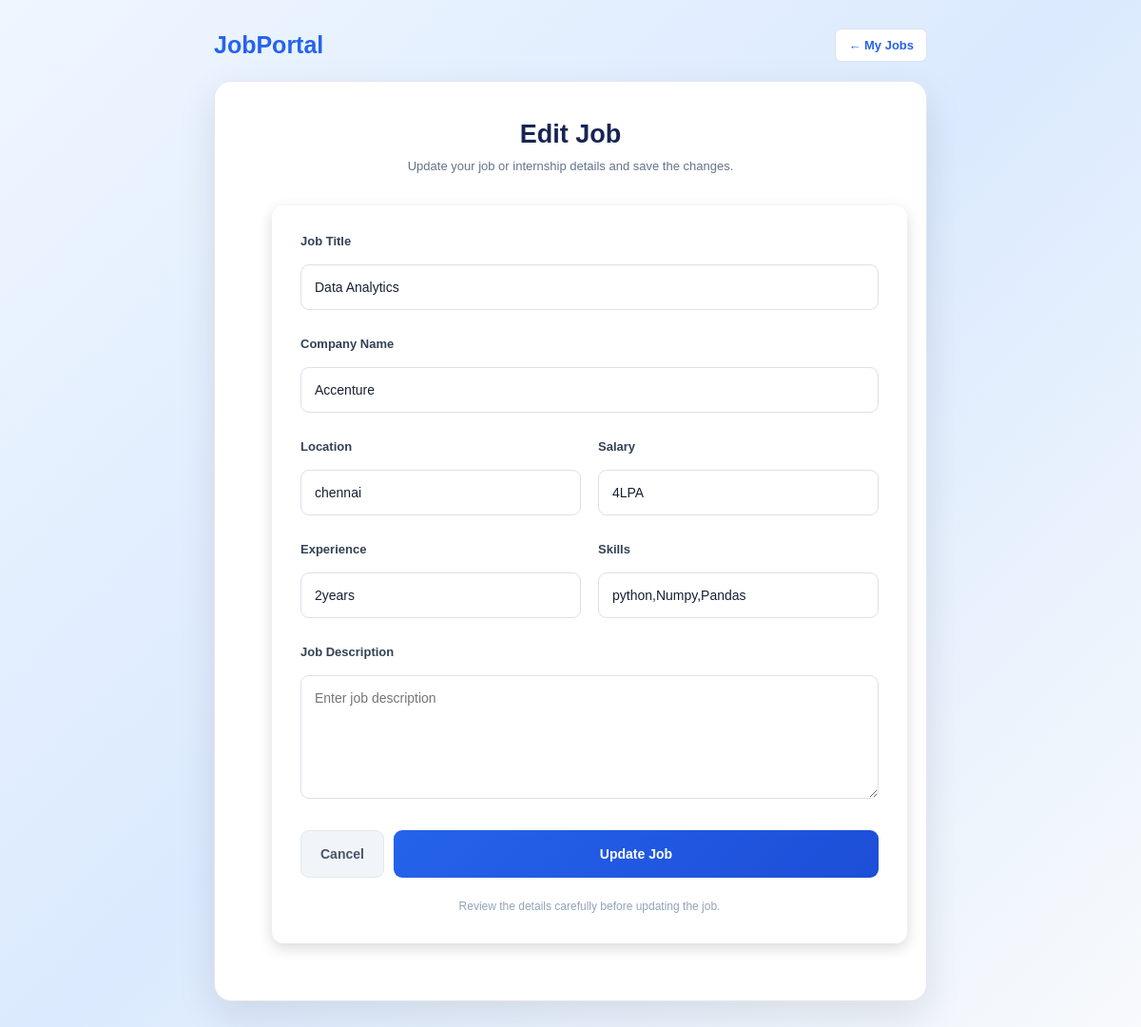
The app's page /employers/edit-job/34/ (signed in) with its own data.
### jobs/models.py (models this page shows, shortened)
class Job(models.Model):
    job_title = models.CharField(
        max_length=100
    )
    job_type = models.CharField(
        max_length=20,
        choices=[
            ("Job", "Job"),
            ("Internship", "Internship"),
        ],
        default="Job"
    )
    company_name = models.CharField(
        max_length=100,
        default="Unknown Company"
    )
    employer_email = models.EmailField(
        blank=True,
        null=True
    )
    location = models.CharField(
        max_length=100,
        blank=True,
        null=True
    )
    salary = models.CharField(
        max_length=50,
        default="Not specified"
    )
    experience = models.CharField(
        max_length=50,
        blank=True,
        null=True
    )
    skills = models.TextField(
        default=""
    )

### employers/views.py (the view, shortened to what this page needs)
def edit_job(request, job_id):
    employer_id = request.session.get(
        "employer_id"
    )
    if not employer_id:
        return redirect(
            "employer_login"
        )
    employer = get_object_or_404(
        Employer,
        id=employer_id
    )
    job = get_object_or_404(
        Job,
        id=job_id,
        employer_email__iexact=employer.company_email
    )
    return render(
        request,
        "edit_job.html",
        {
            "job": job,
            "employer": employer
        }
    )

### employers/templates/edit_job.html (shortened to what this page needs)
<!DOCTYPE html>
{% load static %}
<html lang="en">
<head>
    <link rel="stylesheet"
          href="{% static 'css/style.css' %}">
</head>
<body>
    <div class="page-container">
        <div class="top-bar">
            <div class="brand">
                JobPortal
            </div>
            <a href="{% url 'my_jobs' %}"
               class="back-btn">
                ← My Jobs
            </a>
        </div>
        <div class="edit-card">
            <h1>
                Edit Job
            </h1>
            <p class="description">
                Update your job or internship details
                and save the changes.
            </p>
            <form method="POST"
                  class="edit-form">
                <div class="form-group">
                    <label for="job_title">
                        Job Title
                    </label>
                    <input
                        type="text"
                        id="job_title"
                        name="job_title"
                        value="{{ job.job_title }}"
                        placeholder="Job Title"
                        required
                    >
                </div>
                <div class="form-group">
                    <label for="company_name">
                        Company Name
                    </label>
                    <input
                        type="text"
                        id="company_name"
                        name="company_name"
                        value="{{ job.company_name }}"
                        placeholder="Company Name"
                        required
                    >
                </div>
                <div class="form-row">
                    <div class="form-group">
                        <label for="location">
                            Location
                        </label>
                        <input
                            type="text"
                            id="location"
                            name="location"
                            value="{{ job.location }}"
                            placeholder="Location"
                            required
                        >
                    </div>
                    <div class="form-group">
                        <label for="salary">
                            Salary
                        </label>
                        <input
                            type="text"
                            id="salary"
                            name="salary"
                            value="{{ job.salary }}"
                            placeholder="Salary"
                            required
                        >
                    </div>
                </div>
                <div class="form-row">
                    <div class="form-group">
                        <label for="experience">
                            Experience
                        </label>
                        <input
                            type="text"
                            id="experience"
                            name="experience"
                            value="{{ job.experience }}"
                            placeholder="Experience"
                            required
                        >
                    </div>
                    <div class="form-group">
                        <label for="skills">
                            Skills
                        </label>
                        <input
                            type="text"
                            id="skills"
                            name="skills"
                            value="{{ job.skills }}"
                            placeholder="Required Skills"
                            required
                        >
                    </div>
                </div>
                <div class="form-group">
                    <label for="description">
                        Job Description
                    </label>
                    <textarea
                        id="description"
                        name="description"
                        placeholder="Enter job description">{{ job.description }}</textarea>
                </div>
                <div class="button-row">
                    <a href="{% url 'my_jobs' %}"
                       class="cancel-btn">
                        Cancel
                    </a>
                    <button
                        type="submit"
                        class="update-btn">
                        Update Job
                    </button>
                </div>
                <p class="form-note">
                    Review the details carefully before updating the job.
                </p>
            </form>
        </div>
    </div>
</body>
</html>

### accounts/static/css/style.css (style rules this page uses)
* { margin:0; padding:0; box-sizing:border-box; font-family:Arial, Helvetica, sans-serif; }
button { background:#ff9800; color:white; border:none; padding:12px 28px; border-radius:6px; cursor:pointer; font-size:16px; transition:.3s; }
form { width:420px; margin:40px auto; background:white; padding:30px; border-radius:12px; box-shadow:0 5px 15px rgba(0,0,0,.15); }
input,select,textarea { width:100%; padding:12px; margin:10px 0; border:1px solid #ccc; border-radius:6px; }
* { box-sizing: border-box; }
body { margin: 0; font-family: Arial, sans-serif; }
form { display: flex; gap: 10px; flex-wrap: wrap; justify-content: center; margin: 20px; }
form input { padding: 10px; min-width: 180px; border: 1px solid #ccc; border-radius: 5px; }
form button { padding: 10px 20px; border: none; border-radius: 5px; cursor: pointer; }

### employers/templates/edit_job.html (style rules this page uses)
* { margin: 0; padding: 0; box-sizing: border-box; }
body { font-family: Arial, Helvetica, sans-serif; min-height: 100vh; background: linear-gradient( 135deg, #eff6ff, #dbeafe, #f8fafc ); color: #172033; padding: 30px 20px; }
.page-container { width: 100%; max-width: 750px; margin: 0 auto; }
.top-bar { display: flex; justify-content: space-between; align-items: center; margin-bottom: 20px; }
.brand { font-size: 25px; font-weight: 700; color: #2563eb; }
.back-btn { display: inline-block; text-decoration: none; color: #2563eb; background: #ffffff; border: 1px solid #dbe3ef; padding: 9px 13px; border-radius: 7px; font-size: 13px; font-weight: 600; transition: 0.2s; }
.edit-card { background: #ffffff; width: 100%; padding: 40px; border-radius: 18px; border: 1px solid #e5e7eb; box-shadow: 0 15px 40px rgba(15, 23, 42, 0.10); }
.edit-card h1 { text-align: center; color: #172554; font-size: 27px; margin-bottom: 8px; }
.description { text-align: center; color: #64748b; font-size: 13px; line-height: 1.6; margin-bottom: 30px; }
.edit-form { width: 100%; display: flex; flex-direction: column; gap: 18px; }
.form-group { display: flex; flex-direction: column; gap: 7px; width: 100%; }
.form-group label { color: #334155; font-size: 13px; font-weight: 600; }
.form-group input, .form-group textarea { width: 100%; max-width: 100%; border: 1px solid #dbe1ea; border-radius: 9px; outline: none; background: #ffffff; color: #172033; font-family: Arial, Helvetica, sans-serif; font-size: 14px; padding: 0 14px; box-sizing: border-box; transition: 0.2s; }
.form-group input { height: 48px; }
.form-group textarea { min-height: 130px; padding: 13px 14px; resize: vertical; line-height: 1.5; }
.form-row { display: grid; grid-template-columns: repeat(2, 1fr); gap: 18px; width: 100%; }
.button-row { display: flex; gap: 10px; margin-top: 5px; }
.update-btn, .cancel-btn { height: 50px; border-radius: 9px; font-size: 14px; font-weight: 600; cursor: pointer; text-decoration: none; display: flex; align-items: center; justify-content: center; transition: 0.2s; }
.update-btn { flex: 1; border: none; color: #ffffff; background: linear-gradient( 135deg, #2563eb, #1d4ed8 ); }
.cancel-btn { padding: 0 20px; color: #475569; background: #f1f5f9; border: 1px solid #e2e8f0; }
.form-note { text-align: center; color: #94a3b8; font-size: 12px; line-height: 1.5; margin-top: 3px; }

### records on screen
Job: job_title "Data Analytics", company_name "Accenture", location "chennai", salary "4LPA", experience "2years", skills "python,Numpy,Pandas"
